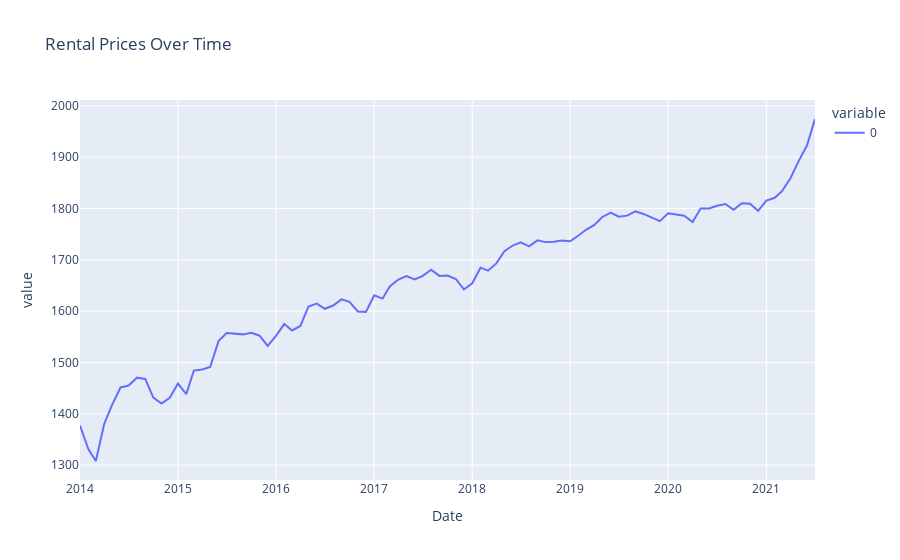

This figure's notebook cell:
### Code cell
# AVG of ALL zip code rental prices displayed in time

# Plotly Express
import plotly.express as px

fig = px.line(zillow_df3, x=zillow_df3.index, y=[0], title='Rental Prices Over Time')
fig.show()
